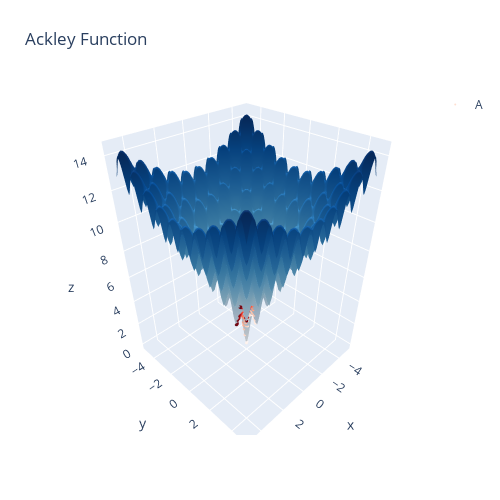

The notebook cell saved with this chart:
### Code cell
# Helpful analysis
# An example of plotting solutions from 3 optimziation methods.
# all_method_candidates has shape [3, 1000, 2], the first dim is the number of solutions
# the second dim is the number of steps taken in each method.
shcr_candidates = np.random.rand(100,2) # EXAMPLE PURPOSES ONLY replace with your actual solution.
shcr_candidates = shcr_candidates.reshape(-1,2)
all_method_candidates = np.array([shcr_candidates])
ack_figure = create_ackley_figure(all_method_candidates)
ack_figure
